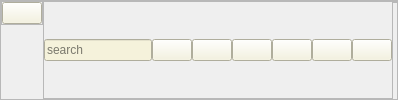
        <widget class="QFrame" name="header_frame">
         <property name="frameShape">
          <enum>QFrame::Shape::StyledPanel</enum>
         </property>
         <property name="frameShadow">
          <enum>QFrame::Shadow::Raised</enum>
         </property>
         <layout class="QHBoxLayout" name="horizontalLayout_2">
          <property name="spacing">
           <number>0</number>
          </property>
          <property name="leftMargin">
           <number>0</number>
          </property>
          <property name="topMargin">
           <number>0</number>
          </property>
          <property name="rightMargin">
           <number>0</number>
          </property>
          <property name="bottomMargin">
           <number>0</number>
          </property>
          <item alignment="Qt::AlignmentFlag::AlignLeft|Qt::AlignmentFlag::AlignTop">
           <widget class="QFrame" name="frame_6">
            <property name="frameShape">
             <enum>QFrame::Shape::StyledPanel</enum>
            </property>
            <property name="frameShadow">
             <enum>QFrame::Shadow::Raised</enum>
            </property>
            <layout class="QHBoxLayout" name="horizontalLayout_6">
             <property name="spacing">
              <number>0</number>
             </property>
             <property name="leftMargin">
              <number>0</number>
             </property>
             <property name="topMargin">
              <number>0</number>
             </property>
             <property name="rightMargin">
              <number>0</number>
             </property>
             <property name="bottomMargin">
              <number>0</number>
             </property>
             <item>
              <widget class="QPushButton" name="pushButton_8">
               <property name="styleSheet">
                <string notr="true">background-color: rgb(245, 242, 219);</string>
               </property>
               <property name="text">
                <string/>
               </property>
               <property name="icon">
                <iconset>
                 <normalon>:/icons/icons/align-left.svg</normalon>
                </iconset>
               </property>
               <property name="iconSize">
                <size>
                 <width>32</width>
                 <height>32</height>
                </size>
               </property>
              </widget>
             </item>
            </layout>
           </widget>
          </item>
          <item>
           <widget class="QFrame" name="frame_2">
            <property name="frameShape">
             <enum>QFrame::Shape::StyledPanel</enum>
            </property>
            <property name="frameShadow">
             <enum>QFrame::Shadow::Raised</enum>
            </property>
            <layout class="QHBoxLayout" name="horizontalLayout_5">
             <property name="spacing">
              <number>0</number>
             </property>
             <property name="leftMargin">
              <number>0</number>
             </property>
             <property name="topMargin">
              <number>0</number>
             </property>
             <property name="rightMargin">
              <number>0</number>
             </property>
             <property name="bottomMargin">
              <number>0</number>
             </property>
             <item>
              <widget class="QLineEdit" name="lineEdit">
               <property name="styleSheet">
                <string notr="true">background-color: rgb(245, 242, 219);</string>
               </property>
               <property name="placeholderText">
                <string>search</string>
               </property>
              </widget>
             </item>
             <item>
              <widget class="QPushButton" name="pushButton_6">
               <property name="styleSheet">
                <string notr="true">background-color: rgb(245, 242, 219);</string>
               </property>
               <property name="text">
                <string/>
               </property>
               <property name="icon">
                <iconset>
                 <normalon>:/icons/icons/search.svg</normalon>
                </iconset>
               </property>
              </widget>
             </item>
             <item>
              <widget class="QPushButton" name="pushButton_4">
               <property name="styleSheet">
                <string notr="true">background-color: rgb(245, 242, 219);</string>
               </property>
               <property name="text">
                <string/>
               </property>
               <property name="icon">
                <iconset>
                 <normalon>:/icons/icons/bell.svg</normalon>
                </iconset>
               </property>
              </widget>
             </item>
             <item>
              <widget class="QPushButton" name="pushButton_5">
               <property name="styleSheet">
                <string notr="true">background-color: rgb(245, 242, 219);</string>
               </property>
               <property name="text">
                <string/>
               </property>
               <property name="icon">
                <iconset>
                 <normalon>:/icons/icons/user.svg</normalon>
                </iconset>
               </property>
              </widget>
             </item>
             <item>
              <widget class="QPushButton" name="pushButton">
               <property name="styleSheet">
                <string notr="true">background-color: rgb(245, 242, 219);</string>
               </property>
               <property name="text">
                <string/>
               </property>
               <property name="icon">
                <iconset>
                 <normalon>:/icons/icons/maximize-2.svg</normalon>
                </iconset>
               </property>
              </widget>
             </item>
             <item>
              <widget class="QPushButton" name="pushButton_2">
               <property name="styleSheet">
                <string notr="true">background-color: rgb(245, 242, 219);</string>
               </property>
               <property name="text">
                <string/>
               </property>
               <property name="icon">
                <iconset>
                 <normalon>:/icons/icons/arrow-down-left.svg</normalon>
                </iconset>
               </property>
              </widget>
             </item>
             <item>
              <widget class="QPushButton" name="pushButton_3">
               <property name="layoutDirection">
                <enum>Qt::LayoutDirection::LeftToRight</enum>
               </property>
               <property name="styleSheet">
                <string notr="true">background-color: rgb(245, 242, 219);
</string>
               </property>
               <property name="text">
                <string/>
               </property>
               <property name="icon">
                <iconset>
                 <normalon>:/icons/icons/x.svg</normalon>
                </iconset>
               </property>
              </widget>
             </item>
            </layout>
           </widget>
          </item>
          <item alignment="Qt::AlignmentFlag::AlignHCenter|Qt::AlignmentFlag::AlignTop">
           <widget class="QFrame" name="frame_3">
            <property name="frameShape">
             <enum>QFrame::Shape::StyledPanel</enum>
            </property>
            <property name="frameShadow">
             <enum>QFrame::Shadow::Raised</enum>
            </property>
            <layout class="QHBoxLayout" name="horizontalLayout">
             <property name="spacing">
              <number>0</number>
             </property>
             <property name="leftMargin">
              <number>0</number>
             </property>
             <property name="topMargin">
              <number>0</number>
             </property>
             <property name="rightMargin">
              <number>0</number>
             </property>
             <property name="bottomMargin">
              <number>0</number>
             </property>
            </layout>
           </widget>
          </item>
          <item alignment="Qt::AlignmentFlag::AlignRight|Qt::AlignmentFlag::AlignTop">
           <widget class="QFrame" name="frame">
            <property name="frameShape">
             <enum>QFrame::Shape::StyledPanel</enum>
            </property>
            <property name="frameShadow">
             <enum>QFrame::Shadow::Raised</enum>
            </property>
            <layout class="QHBoxLayout" name="horizontalLayout_4">
             <property name="spacing">
              <number>0</number>
             </property>
             <property name="leftMargin">
              <number>0</number>
             </property>
             <property name="topMargin">
              <number>0</number>
             </property>
             <property name="rightMargin">
              <number>0</number>
             </property>
             <property name="bottomMargin">
              <number>0</number>
             </property>
            </layout>
           </widget>
          </item>
         </layout>
        </widget>
